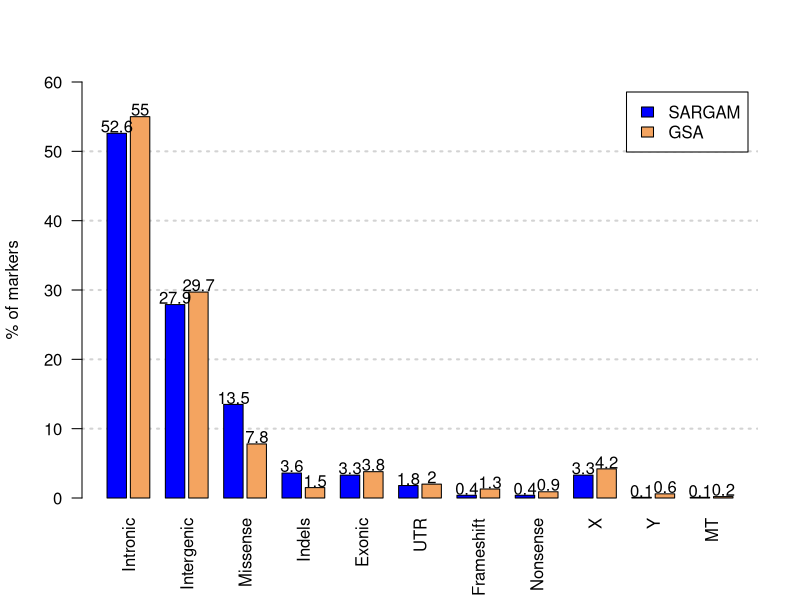

Source code (R):
# This script will make bar plots for SARGAM and GSA comparison

# infile <- read.table("D:/Data_Medgenome/Marker_summary_table.csv", sep = ",")

legend = c ("SARGAM","GSA")
Intronic <- c(52.6, 55)
Intergenic <- c(27.9,29.7)
Missense <- c(13.5,7.8)
Indels <- c(3.6,1.5)
Exonic <- c(3.3, 3.8)
UTR <- c(1.8,2)
Frameshift <- c(0.4,1.3)
Nonsense <- c(0.4,0.9)
X <- c(3.3,4.2)
Y <- c(0.1,0.6)
MT <- c(0.1,0.2)

marker_summary = cbind(Intronic,Intergenic,Missense,
                       Indels,Exonic,UTR,
                       Frameshift,Nonsense,
                       X,Y,MT)
# marker_summary
jpeg("D:/R_scripts/SARGAM_VS_GSA_markers.jpg",units="in",
    width=10, height=6, res=600)
plot.new()
grid(nx=NA, ny=6,lwd = 2)
par(new = TRUE)
barp <- barplot(marker_summary,beside=T,col=c("blue","#F4A460"), 
                legend = legend, ylim = c(0, 60),ylab = "% of markers",
                las = 2.0, space = c(0.2,0.8))
                # cex.axis = 1.1, cex.lab = 1.1,
                # cex.names = 1.1)
text(barp, marker_summary + 1.0, labels = marker_summary)
dev.off ()
#? barplot
#? text